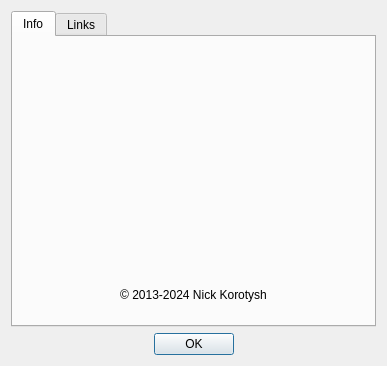
<?xml version="1.0" encoding="UTF-8"?>

<!--
SPDX-FileCopyrightText: 2023 Nick Korotysh <nick.korotysh@gmail.com>

SPDX-License-Identifier: GPL-3.0-or-later
-->

<ui version="4.0">
 <class>AboutDialog</class>
 <widget class="QDialog" name="AboutDialog">
  <property name="geometry">
   <rect>
    <x>0</x>
    <y>0</y>
    <width>380</width>
    <height>400</height>
   </rect>
  </property>
  <property name="windowTitle">
   <string>About</string>
  </property>
  <layout class="QGridLayout" name="gridLayout">
   <property name="sizeConstraint">
    <enum>QLayout::SetFixedSize</enum>
   </property>
   <item row="1" column="2">
    <spacer name="h_spacer_2">
     <property name="orientation">
      <enum>Qt::Horizontal</enum>
     </property>
     <property name="sizeHint" stdset="0">
      <size>
       <width>136</width>
       <height>20</height>
      </size>
     </property>
    </spacer>
   </item>
   <item row="1" column="1">
    <widget class="QDialogButtonBox" name="buttonBox">
     <property name="orientation">
      <enum>Qt::Horizontal</enum>
     </property>
     <property name="standardButtons">
      <set>QDialogButtonBox::Ok</set>
     </property>
     <property name="centerButtons">
      <bool>true</bool>
     </property>
    </widget>
   </item>
   <item row="1" column="0">
    <spacer name="h_spacer_1">
     <property name="orientation">
      <enum>Qt::Horizontal</enum>
     </property>
     <property name="sizeHint" stdset="0">
      <size>
       <width>137</width>
       <height>20</height>
      </size>
     </property>
    </spacer>
   </item>
   <item row="0" column="0" colspan="3">
    <widget class="QTabWidget" name="tabWidget">
     <property name="currentIndex">
      <number>0</number>
     </property>
     <widget class="QWidget" name="info_tab">
      <attribute name="title">
       <string>Info</string>
      </attribute>
      <layout class="QVBoxLayout" name="info_tab_layout">
       <item>
        <widget class="LogoLabel" name="logo_lbl">
         <property name="text">
          <string notr="true">&lt;logo&gt;</string>
         </property>
         <property name="alignment">
          <set>Qt::AlignCenter</set>
         </property>
        </widget>
       </item>
       <item>
        <widget class="QLabel" name="app_name_lbl">
         <property name="font">
          <font>
           <pointsize>16</pointsize>
           <bold>true</bold>
          </font>
         </property>
         <property name="text">
          <string notr="true">&lt;App Name&gt;</string>
         </property>
         <property name="alignment">
          <set>Qt::AlignCenter</set>
         </property>
        </widget>
       </item>
       <item>
        <widget class="QLabel" name="app_ver_lbl">
         <property name="font">
          <font>
           <pointsize>12</pointsize>
           <bold>true</bold>
          </font>
         </property>
         <property name="text">
          <string notr="true">&lt;app version&gt;</string>
         </property>
         <property name="alignment">
          <set>Qt::AlignCenter</set>
         </property>
        </widget>
       </item>
       <item>
        <widget class="QLabel" name="build_qt_lbl">
         <property name="text">
          <string notr="true">&lt;build info&gt;</string>
         </property>
         <property name="alignment">
          <set>Qt::AlignCenter</set>
         </property>
        </widget>
       </item>
       <item>
        <widget class="QLabel" name="build_date_lbl">
         <property name="text">
          <string notr="true">&lt;build date&gt;</string>
         </property>
         <property name="alignment">
          <set>Qt::AlignCenter</set>
         </property>
        </widget>
       </item>
       <item>
        <widget class="QLabel" name="copyright_lbl">
         <property name="text">
          <string notr="true">© 2013-2024 Nick Korotysh</string>
         </property>
         <property name="alignment">
          <set>Qt::AlignCenter</set>
         </property>
        </widget>
       </item>
      </layout>
     </widget>
     <widget class="QWidget" name="links_tab">
      <attribute name="title">
       <string>Links</string>
      </attribute>
      <layout class="QVBoxLayout" name="links_tab_layout">
       <item>
        <widget class="QGroupBox" name="project_group">
         <property name="title">
          <string>Useful links</string>
         </property>
         <layout class="QVBoxLayout" name="project_group_layout">
          <item>
           <widget class="QLabel" name="homepage_lbl">
            <property name="text">
             <string>&lt;a href=&quot;https://digitalclock4.sourceforge.io/&quot;&gt;project home page&lt;/a&gt;</string>
            </property>
            <property name="alignment">
             <set>Qt::AlignCenter</set>
            </property>
            <property name="openExternalLinks">
             <bool>true</bool>
            </property>
           </widget>
          </item>
          <item>
           <widget class="QLabel" name="support_lbl">
            <property name="text">
             <string>&lt;a href=&quot;https://github.com/Kolcha/DigitalClockNext/issues&quot;&gt;bug report/feature request&lt;/a&gt;</string>
            </property>
            <property name="alignment">
             <set>Qt::AlignCenter</set>
            </property>
            <property name="openExternalLinks">
             <bool>true</bool>
            </property>
           </widget>
          </item>
          <item>
           <widget class="QLabel" name="changelog_lbl">
            <property name="text">
             <string>&lt;a href=&quot;https://sourceforge.net/p/digitalclock4/code/ci/default/tree/changelog.txt&quot;&gt;view full changelog&lt;/a&gt;</string>
            </property>
            <property name="alignment">
             <set>Qt::AlignCenter</set>
            </property>
            <property name="openExternalLinks">
             <bool>true</bool>
            </property>
           </widget>
          </item>
          <item>
           <widget class="QLabel" name="wiki_home_lbl">
            <property name="text">
             <string>&lt;a href=&quot;https://github.com/Kolcha/DigitalClockNext/wiki&quot;&gt;project Wiki home page&lt;/a&gt;</string>
            </property>
            <property name="alignment">
             <set>Qt::AlignCenter</set>
            </property>
            <property name="openExternalLinks">
             <bool>true</bool>
            </property>
           </widget>
          </item>
         </layout>
        </widget>
       </item>
       <item>
        <widget class="QGroupBox" name="info_group">
         <property name="title">
          <string>More info</string>
         </property>
         <layout class="QVBoxLayout" name="info_group_layout">
          <item>
           <widget class="QLabel" name="lnk_lbl_4">
            <property name="text">
             <string notr="true">&lt;a href=&quot;https://showroom.qt.io/digital-clock/&quot;&gt;showroom.qt.io&lt;/a&gt;</string>
            </property>
            <property name="alignment">
             <set>Qt::AlignCenter</set>
            </property>
            <property name="openExternalLinks">
             <bool>true</bool>
            </property>
           </widget>
          </item>
          <item>
           <widget class="QLabel" name="lnk_lbl_1">
            <property name="text">
             <string notr="true">&lt;a href=&quot;https://www.softpedia.com/get/Desktop-Enhancements/Clocks-Time-Management/Korotysh-Digital-Clock.shtml&quot;&gt;www.softpedia.com&lt;/a&gt;</string>
            </property>
            <property name="alignment">
             <set>Qt::AlignCenter</set>
            </property>
            <property name="openExternalLinks">
             <bool>true</bool>
            </property>
           </widget>
          </item>
          <item>
           <widget class="QLabel" name="lnk_lbl_2">
            <property name="text">
             <string notr="true">&lt;a href=&quot;https://mac.softpedia.com/get/Utilities/Digital-Clock-Nick-Korotysh.shtml&quot;&gt;mac.softpedia.com&lt;/a&gt;</string>
            </property>
            <property name="alignment">
             <set>Qt::AlignCenter</set>
            </property>
            <property name="openExternalLinks">
             <bool>true</bool>
            </property>
           </widget>
          </item>
          <item>
           <widget class="QLabel" name="lnk_lbl_3">
            <property name="text">
             <string notr="true">&lt;a href=&quot;https://www.softpedia.com/get/PORTABLE-SOFTWARE/Other-Portable-Applications/Digital-Clock-Portable.shtml&quot;&gt;www.softpedia.com&lt;/a&gt;</string>
            </property>
            <property name="alignment">
             <set>Qt::AlignCenter</set>
            </property>
            <property name="openExternalLinks">
             <bool>true</bool>
            </property>
           </widget>
          </item>
         </layout>
        </widget>
       </item>
       <item>
        <widget class="QLabel" name="e_mail_label">
         <property name="text">
          <string notr="true">e-mail: &lt;a href=&quot;mailto:nick.korotysh@gmail.com&quot;&gt;nick.korotysh@gmail.com&lt;/a&gt;</string>
         </property>
         <property name="alignment">
          <set>Qt::AlignCenter</set>
         </property>
         <property name="openExternalLinks">
          <bool>true</bool>
         </property>
        </widget>
       </item>
      </layout>
     </widget>
    </widget>
   </item>
  </layout>
 </widget>
 <layoutdefault spacing="6" margin="11"/>
 <customwidgets>
  <customwidget>
   <class>LogoLabel</class>
   <extends>QLabel</extends>
   <header>app/logo_label.hpp</header>
  </customwidget>
 </customwidgets>
 <resources/>
 <connections>
  <connection>
   <sender>buttonBox</sender>
   <signal>accepted()</signal>
   <receiver>AboutDialog</receiver>
   <slot>accept()</slot>
   <hints>
    <hint type="sourcelabel">
     <x>150</x>
     <y>381</y>
    </hint>
    <hint type="destinationlabel">
     <x>40</x>
     <y>275</y>
    </hint>
   </hints>
  </connection>
  <connection>
   <sender>buttonBox</sender>
   <signal>rejected()</signal>
   <receiver>AboutDialog</receiver>
   <slot>reject()</slot>
   <hints>
    <hint type="sourcelabel">
     <x>229</x>
     <y>381</y>
    </hint>
    <hint type="destinationlabel">
     <x>340</x>
     <y>275</y>
    </hint>
   </hints>
  </connection>
 </connections>
</ui>
